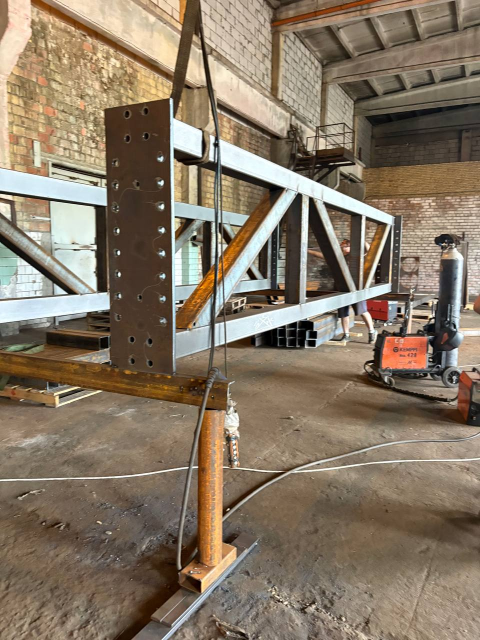
#> input picture фотки/photo_2026-09-15_13-33-07.jpg, 960 x 1280 px (shown at 1/2 size)
$ python process_photos.py
#> lines starting #> are read from the running program, lines starting #| are printed output that depends on the picture
#> in main, img is the input picture: PIL image 960x1280 RGB; mean R, G, B 134.7, 119.4, 100.7
"""Обработка фотографий из папки «фотки» для сайта.

Что делает:
  * поворачивает по EXIF, уменьшает до 1280 px по длинной стороне;
  * для всех фото: мягкий баланс белого, авто-уровни, умеренный контраст;
  * для кадров, где главное — цех (WORKSHOP): сильнее поднимает тени,
    убирает дымку и лишний цветовой оттенок, добавляет локальную
    резкость. Содержимое кадра не меняется — только цвет и тон;
  * если в «фотки/ai» лежит версия кадра с обновлённым цехом (стены и
    потолок перерисованы в Qwen-Image), берётся она и тонируется в более
    тёмные, приглушённые «промышленные» тона (industrial).

Запуск:  python3 scripts/process_photos.py
Нужны:   pip install pillow numpy
"""
from pathlib import Path

import numpy as np
from PIL import Image, ImageFilter, ImageOps

SRC = Path("фотки")
AI = SRC / "ai"  # <имя для сайта>.png

# Исходное имя файла -> понятное имя для сайта.
NAMES = {
    "photo_2026-09-15_13-32-54": "kolpaki-nerzhaveyushchie-1",
    "photo_2026-09-15_13-32-55": "kolpaki-nerzhaveyushchie-2",
    "photo_2026-09-15_13-33-04": "nerzhaveyushchie-lotki-1",
    "photo_2026-09-15_13-33-05": "nerzhaveyushchie-lotki-2",
    "photo_2026-09-15_13-33-07": "ferma-na-sborke",
    "photo_2026-09-15_13-33-19": "ceh-obshchiy-vid",
    "photo_2026-09-15_13-33-49": "u-bolty",
    "photo_2026-09-15_13-33-55": "kolca-iz-polimera",
    "photo_2026-09-15_13-33-56": "flancy-i-kolca-komplekt-1",
    "photo_2026-09-15_13-33-58(2)": "flancy-i-kolca-komplekt-2",
    "photo_2026-09-15_13-33-58": "flancy-i-kolca-komplekt-3",
    "photo_2026-09-15_13-34-06": "bunker-na-rame",
    "photo_2026-09-15_13-34-12": "obechayka-perforirovannaya",
    "photo_2026-09-15_13-34-17": "obechayki-perforirovannye-paket",
    "photo_2026-09-15_13-50-59": "rychagi-iz-lista-1",
    "photo_2026-09-15_13-51-00": "rychagi-iz-lista-2",
    "photo_2026-09-15_13-51-09": "reshetka-ograzhdenie",
    "photo_2026-09-15_13-51-53": "valy-s-rezboy",
    "photo_2026-09-15_13-52-06(2)": "ugolki-gnutye-1",
    "photo_2026-09-15_13-52-06": "kozhuh-valcovannyy-1",
    "photo_2026-09-15_13-52-07": "ugolki-gnutye-2",
    "photo_2026-09-15_13-52-20": "kozhuh-valcovannyy-2",
    "photo_2026-09-15_13-52-22": "emkost-s-privodami",
    "photo_2026-09-15_13-52-24(2)": "baraban-grebenchatyy-sverhu",
    "photo_2026-09-15_13-52-24(3)": "list-perforirovannyy",
    "photo_2026-09-15_13-52-24": "baraban-grebenchatyy",
    "photo_2026-09-15_13-52-26": "lopastnoy-rotor-1",
    "photo_2026-09-15_13-52-28(2)": "lopastnoy-rotor-2",
    "photo_2026-09-15_13-52-28": "lopastnoy-rotor-3",
    "photo_2026-09-15_13-52-31": "truba-na-podvese",
    "photo_2026-09-15_13-52-34(2)": "plity-s-otverstiyami-1",
    "photo_2026-09-15_13-52-34": "plity-s-otverstiyami-2",
    "photo_2026-09-15_13-52-36": "baraban-perforirovannyy",
    "photo_2026-09-15_13-52-37": "sektor-perforirovannyy",
    "photo_2026-09-15_13-52-39": "katki-na-valah-1",
    "photo_2026-09-15_13-52-40": "katki-na-valah-2",
    "photo_2026-09-15_13-52-41": "katki-na-valah-3",
    "photo_2026-09-15_13-52-50": "karkasy-na-hranenii",
    "photo_2026-09-15_13-52-53": "reduktor-s-shesternyami-1",
    "photo_2026-09-15_13-52-54": "reduktor-s-shesternyami-2",
    "photo_2026-09-15_13-52-58(2)": "vtulki-alyuminievye-1",
    "photo_2026-09-15_13-52-58": "vtulki-alyuminievye-2",
    "photo_2026-09-15_13-52-59": "ciklony-v-cehu",
    "photo_2026-09-15_13-53-23": "emkost-s-peregorodkami",
    "photo_2026-09-15_13-53-24": "agregat-na-rame",
    "photo_2026-09-15_13-53-26": "korpus-na-rame-v-cehu",
}
DST = Path("public/photos")
MAX_SIDE = 1280

# Кадры, где основное содержание — интерьер цеха.
WORKSHOP = {
    "photo_2026-09-15_13-33-19.jpg",  # общий вид цеха
    "photo_2026-09-15_13-33-07.jpg",  # ферма на сборке
    "photo_2026-09-15_13-52-31.jpg",  # труба на подвесе, цех
    "photo_2026-09-15_13-52-50.jpg",  # каркасы на хранении
    "photo_2026-09-15_13-53-23.jpg",  # циклоны в цехе
    "photo_2026-09-15_13-53-26.jpg",  # агрегат на раме в цехе
}


def smoothstep(x):
    return x * x * (3 - 2 * x)


def grade(img: Image.Image, workshop: bool) -> Image.Image:
#> called with workshop = True
    a = np.asarray(img.convert("RGB"), dtype=np.float32) / 255.0

    # Баланс белого: серый мир, ограниченный по силе.
    means = a.reshape(-1, 3).mean(0)
#> means = [0.528, 0.468, 0.395]
    gain = means.mean() / means
#> gain = [0.878, 0.991, 1.17]
    strength = 0.5 if workshop else 0.45
    gain = 1 + (np.clip(gain, 0.8, 1.25) - 1) * strength
#> gain = [0.939, 0.995, 1.09]
    a = np.clip(a * gain, 0, 1)

    # Авто-уровни по перцентилям.
    lo, hi = np.percentile(a, (0.5 if workshop else 0.3, 99.6))
#> lo = 0.011; hi = 1
    a = np.clip((a - lo) / max(hi - lo, 1e-3), 0, 1)

    lum = (a * [0.299, 0.587, 0.114]).sum(-1, keepdims=True)
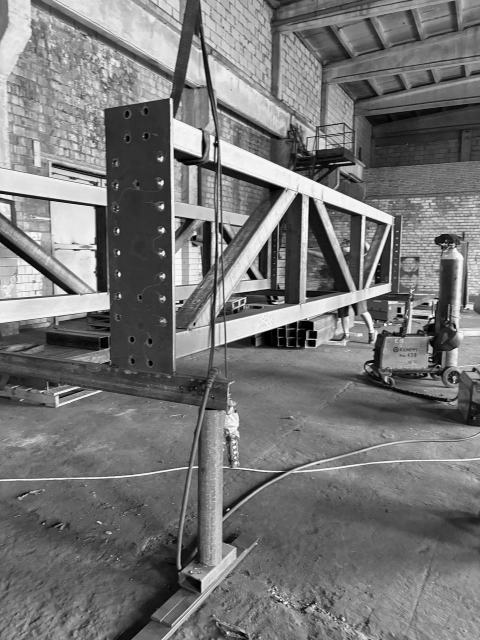
#> lum: shape (1280, 960, 1) float64 (shown at 1/2 size); min 0, max 0.979, mean 0.465

    if workshop:
        # Дымка: подтягиваем нижнюю границу тёмного канала.
        dark = a.min(-1, keepdims=True)
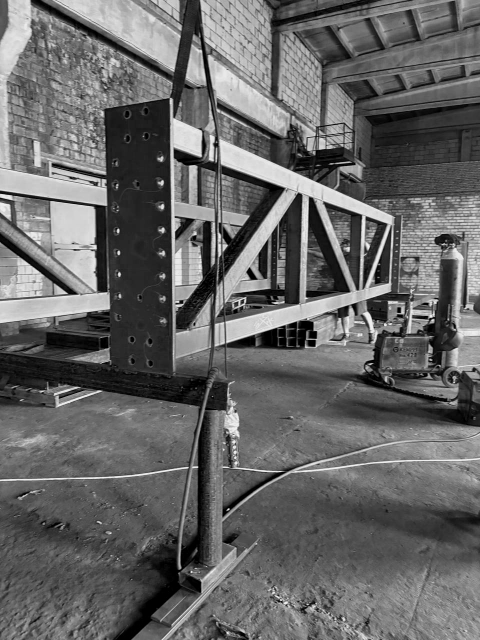
#> dark: shape (1280, 960, 1) float32 (shown at 1/2 size); min 0, max 0.939, mean 0.403
        a = np.clip((a - 0.35 * dark) / (1 - 0.35 * dark), 0, 1)
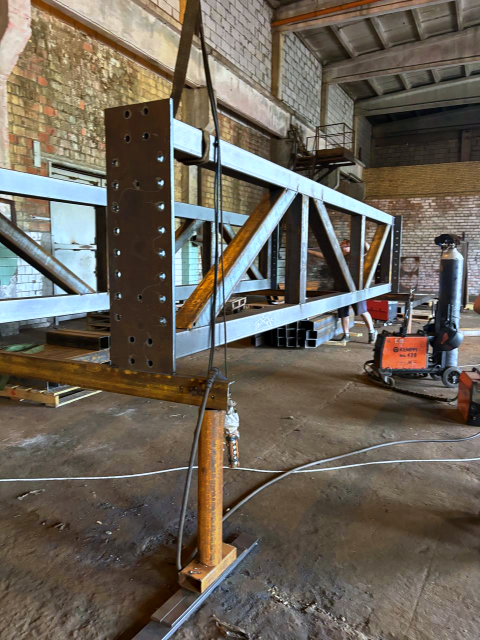
#> a: shape (1280, 960, 3) float32 (shown at 1/2 size); mean R, G, B 0.423, 0.391, 0.347
        # Тени: приподнимаем, чтобы цех читался чище и светлее.
        a = a ** 0.68
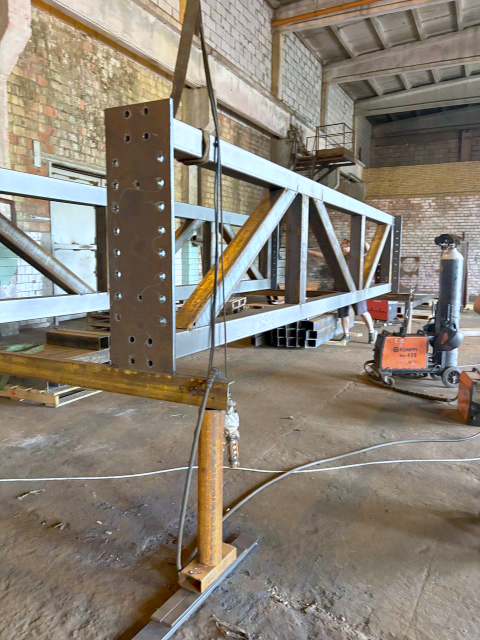
#> a: shape (1280, 960, 3) float32 (shown at 1/2 size); mean R, G, B 0.542, 0.509, 0.459
        a = 0.03 + 0.97 * a
        lum = (a * [0.299, 0.587, 0.114]).sum(-1, keepdims=True)
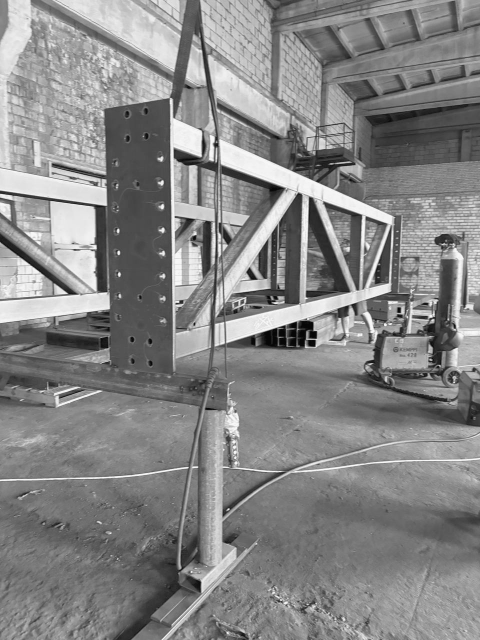
#> lum: shape (1280, 960, 1) float64 (shown at 1/2 size); min 0.03, max 0.979, mean 0.528

    # Контраст: мягкая S-кривая по яркости.
    s = smoothstep(np.clip(lum, 0, 1))
#> in smoothstep, `return x * x * (3 - 2 * x)`:
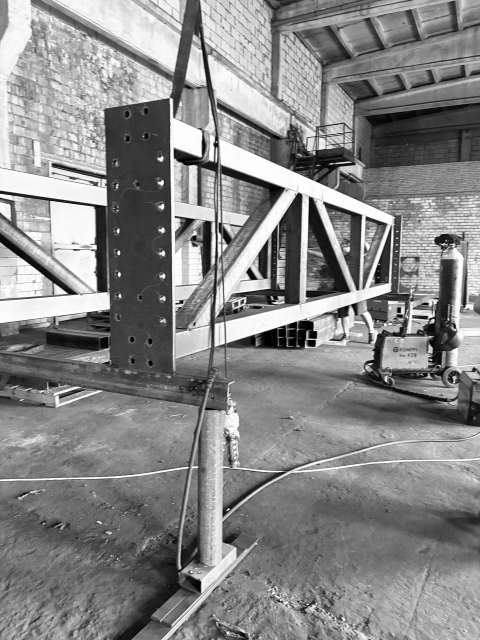
#> returned value: shape (1280, 960, 1) float64 (shown at 1/2 size); min 0.00265, max 0.999, mean 0.531
    k = 0.12 if workshop else 0.30
    target = lum + (s - lum) * k
    a = np.clip(a * (target / np.maximum(lum, 1e-3)), 0, 1)

    # Насыщенность: у цеха чуть ниже (спокойнее), у изделий чуть выше.
    lum = (a * [0.299, 0.587, 0.114]).sum(-1, keepdims=True)
    sat = 0.88 if workshop else 1.08
    a = np.clip(lum + (a - lum) * sat, 0, 1)

    out = Image.fromarray((a * 255 + 0.5).astype(np.uint8))
    radius, percent = (2.2, 70) if workshop else (1.6, 45)
    return out.filter(ImageFilter.UnsharpMask(radius=radius, percent=percent, threshold=3))
#> returned value: PIL image 960x1280 RGB


def industrial(img: Image.Image) -> Image.Image:
    """Приглушает яркий «выставочный» свет ИИ-кадров: темнее, холоднее, плотнее."""
    a = np.asarray(img.convert("RGB"), dtype=np.float32) / 255.0
    src = a.copy()
    # Сами светильники должны остаться светящимися — их не затемняем.
    src_lum = (src * [0.299, 0.587, 0.114]).sum(-1, keepdims=True)
    lamp = smoothstep(np.clip((src_lum - 0.86) / 0.11, 0, 1))
    lamp = np.asarray(Image.fromarray((lamp[..., 0] * 255).astype(np.uint8))
                      .filter(ImageFilter.GaussianBlur(1.5)), dtype=np.float32)[..., None] / 255.0

    # Экспозиция ниже, середина и тени плотнее.
    a = (a * 0.94) ** 1.08

    # Светлые участки (лампы, белые панели) прижимаем мягким плечом.
    lum = (a * [0.299, 0.587, 0.114]).sum(-1, keepdims=True)
    knee = 0.66
    over = np.clip(lum - knee, 0, None)
    target = np.where(lum > knee, knee + over / (1 + over * 1.4), lum)
    a = a * (target / np.maximum(lum, 1e-3))

    # Цвет: меньше насыщенности, лёгкий холодный сдвиг в тенях и светах.
    lum = (a * [0.299, 0.587, 0.114]).sum(-1, keepdims=True)
    a = lum + (a - lum) * 0.9
    a = a * [0.985, 0.995, 1.015]

    # Лёгкая S-кривая для плотности.
    lum = (a * [0.299, 0.587, 0.114]).sum(-1, keepdims=True)
    s = smoothstep(np.clip(lum, 0, 1))
    target = lum + (s - lum) * 0.18
    a = a * (target / np.maximum(lum, 1e-3))

    a = a * (1 - lamp) + src * 0.97 * lamp

    # Виньетка: края кадра чуть темнее.
    h, w = a.shape[:2]
    y, x = np.ogrid[-1:1:h * 1j, -1:1:w * 1j]
    a = a * (1 - 0.14 * np.clip(x * x + y * y - 0.25, 0, None))[..., None]

    return Image.fromarray((np.clip(a, 0, 1) * 255 + 0.5).astype(np.uint8))


def main() -> None:
    DST.mkdir(parents=True, exist_ok=True)
    for f in sorted(SRC.glob("*.jpg")):
        name = NAMES[f.stem.replace(" ", "")]
        ai = AI / f"{name}.png"
        if ai.exists():
            out = Image.open(ai).convert("RGB")
            out.thumbnail((MAX_SIDE, MAX_SIDE), Image.LANCZOS)
            out = industrial(out)
            note = "ИИ"
        else:
            img = ImageOps.exif_transpose(Image.open(f))
            img.thumbnail((MAX_SIDE, MAX_SIDE), Image.LANCZOS)
            out = grade(img, f.name in WORKSHOP)
            note = "цех" if f.name in WORKSHOP else ""
        out.save(DST / f"{name}.webp", "WEBP", quality=72, method=6)
        print(f.name, "->", f"{name}.webp", out.size, note)
#| photo_2026-09-15_13-33-07.jpg -> ferma-na-sborke.webp (960, 1280) цех
#> pass 2 of the loop in main, `for f in sorted(SRC.glob("*.jpg")):`:
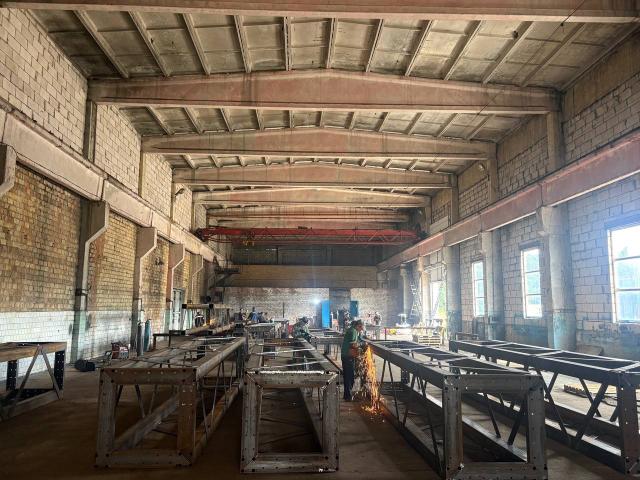
#> input picture фотки/photo_2026-09-15_13-33-19.jpg, 1280 x 960 px (shown at 1/2 size)
#> in main, img is the input picture: PIL image 1280x960 RGB; mean R, G, B 119.5, 106.3, 92.1
#> means = [0.469, 0.417, 0.361]
#> in grade (call 2), `gain = means.mean() / means`: gain = [0.887, 0.997, 1.15]
#> in grade (call 2), `gain = 1 + (np.clip(gain, 0.8, 1.25) - 1) * strength`: gain = [0.944, 0.998, 1.08]
#> lo = 0.0157
#> dark: shape (960, 1280, 1) float32
#> in grade (call 2), `a = np.clip((a - 0.35 * dark) / (1 - 0.35 * dark), 0, 1)`:
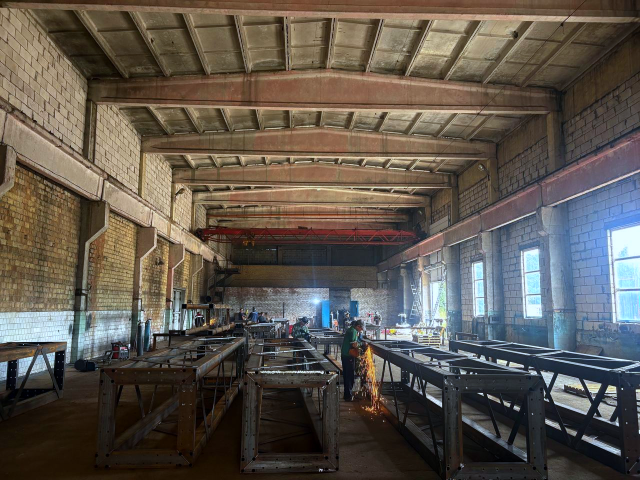
#> a: shape (960, 1280, 3) float32 (shown at 1/2 size); mean R, G, B 0.371, 0.342, 0.309
#> in smoothstep (call 2), `return x * x * (3 - 2 * x)`:
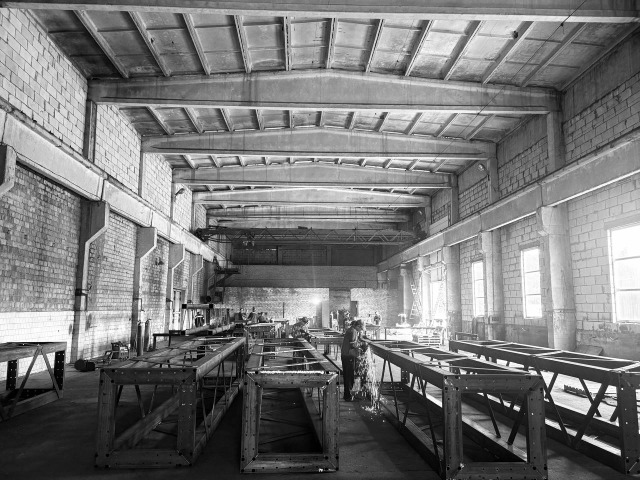
#> returned value: shape (960, 1280, 1) float64 (shown at 1/2 size); min 0.00265, max 0.999, mean 0.472
#> target: shape (960, 1280, 1) float64
#> out: PIL image 1280x960 RGB
#| photo_2026-09-15_13-33-19.jpg -> ceh-obshchiy-vid.webp (1280, 960) цех
#> pass 3 of the loop in main, `for f in sorted(SRC.glob("*.jpg")):`:
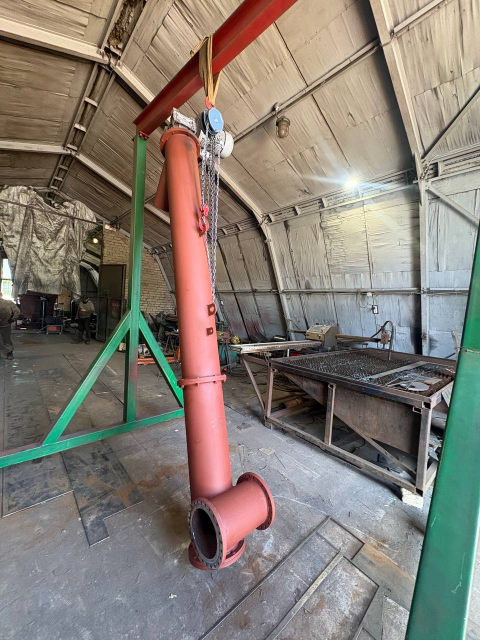
#> input picture фотки/photo_2026-09-15_13-52-31.jpg, 960 x 1280 px (shown at 1/2 size)
#> in main, img is the input picture: PIL image 960x1280 RGB; mean R, G, B 132.5, 125.1, 116
#> means = [0.52, 0.491, 0.455]
#> in grade (call 3), `gain = means.mean() / means`: gain = [0.94, 0.995, 1.07]
#> in grade (call 3), `gain = 1 + (np.clip(gain, 0.8, 1.25) - 1) * strength`: gain = [0.97, 0.998, 1.04]
#> lo = 0.00783; hi = 0.97
#> dark: shape (1280, 960, 1) float32
#> in grade (call 3), `a = np.clip((a - 0.35 * dark) / (1 - 0.35 * dark), 0, 1)`:
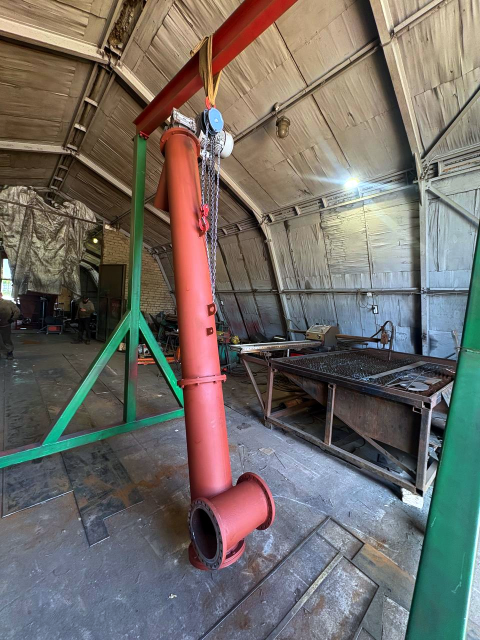
#> a: shape (1280, 960, 3) float32 (shown at 1/2 size); mean R, G, B 0.444, 0.426, 0.404
#> in smoothstep (call 3), `return x * x * (3 - 2 * x)`:
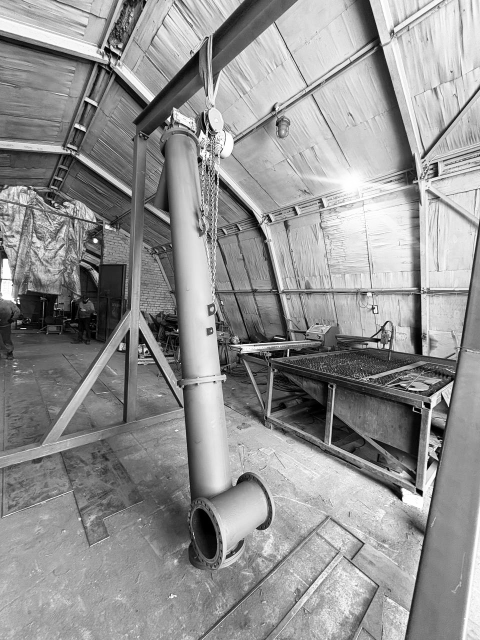
#> returned value: shape (1280, 960, 1) float64 (shown at 1/2 size); min 0.00265, max 1, mean 0.579
#> target: shape (1280, 960, 1) float64
#| photo_2026-09-15_13-52-31.jpg -> truba-na-podvese.webp (960, 1280) цех
#> the loop made 6 passes; the first 3 are shown


if __name__ == "__main__":
    main()
